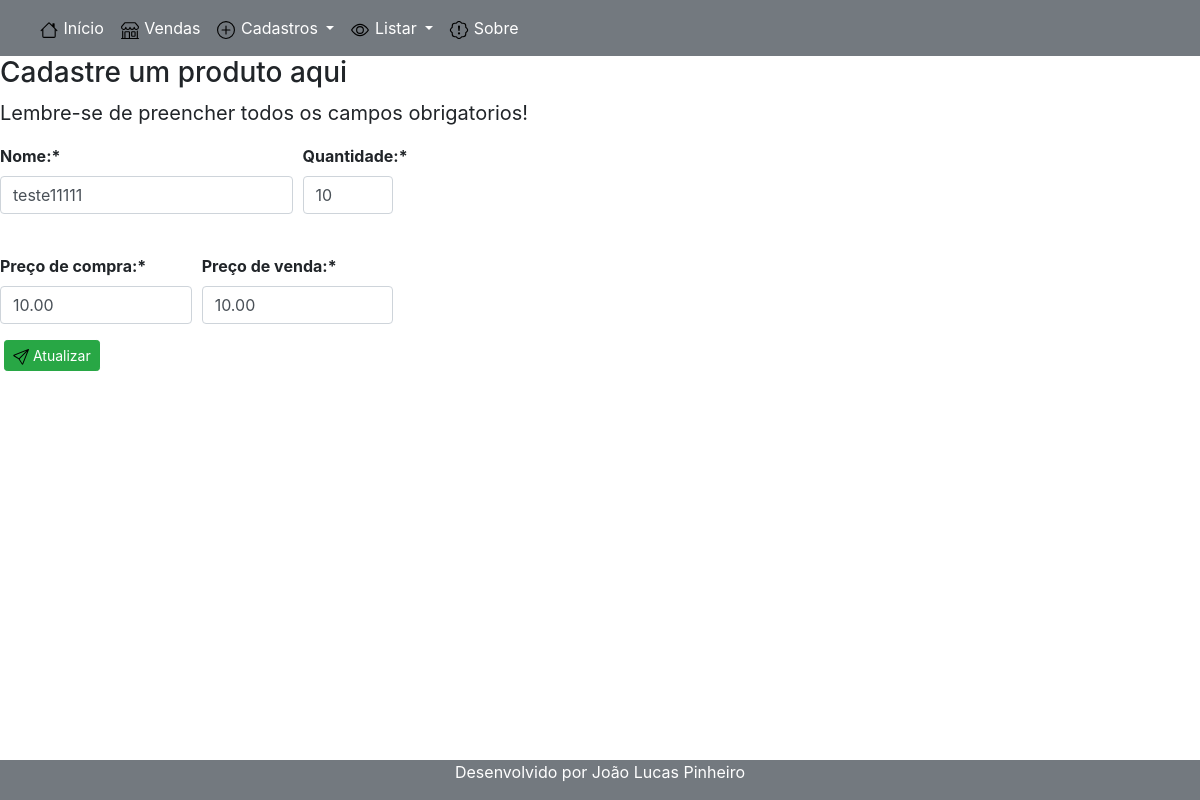
/editar/produto/6, run on the app's committed database.
### cadastros/models.py (models this page shows, shortened)
class Produto(models.Model):
    nome_produto = models.CharField("Nome:", max_length=255, blank=False, unique=True)
    quantidade_produto = models.IntegerField("Quantidade:", blank=False)
    precocompra_produto = models.DecimalField("Preço de compra:", max_digits=6, decimal_places=2)
    precovenda_produto = models.DecimalField("Preço de venda:",max_digits=6, decimal_places=2)
    tipo = models.CharField(max_length=50, default="produto")

### cadastros/views.py (the view, shortened to what this page needs)
# urls.py: path('editar/produto/<int:pk>',ProdutoUpdate.as_view(), name ='editar-produto'),
class ProdutoUpdate(UpdateView):
    model = Produto
    fields = ['nome_produto','quantidade_produto', 'precocompra_produto', 'precovenda_produto',]
    template_name = "cadastros/cadproduto.html"
    success_url = reverse_lazy('listar-produto')

### cadastros/templates/cadastros/cadproduto.html (shortened to what this page needs)
{%extends 'paginas/modelo.html' %}
{%load static %}
{% load crispy_forms_tags %}
{% block Principal %}
<h3> Cadastre um produto aqui</h3>
<p class="lead"> <b>
        Lembre-se de preencher todos os campos obrigatorios!
    </p></b>
<form method="POST" action="">
        <div class="form-row">
            <div class="form-group col-md-3 mb-0">
                <b>  {{ form.nome_produto | as_crispy_field }} </b>
            </div>
            <div class="form-group col-md-1 mb-0">
                <b>  {{ form.quantidade_produto | as_crispy_field }} </b>
            </div>
        </div>
        <br>
        <div class="form-row">
            <div class="form-group col-md-2 mb-0">
                <b> {{ form.precocompra_produto | as_crispy_field }} </b>
            </div>
            <div class="form-group col-md-2 mb-0">
               <b> {{ form.precovenda_produto | as_crispy_field }}</b>
            </div>
        </div>
        <button class="btn btn-success btn-sm form-group mx-sm-1 mb-2" type="submit">
            <img src="{% static 'img/enviar.svg' %}">
            {% if form.instance.pk %}
            Atualizar
            {% else %}
            Enviar
            {% endif %}
        </button>
    </form>
{% endblock %}

### data on the page
Produto: nome_produto "teste11111", quantidade_produto "10", precocompra_produto "10.00", precovenda_produto "10.00"
